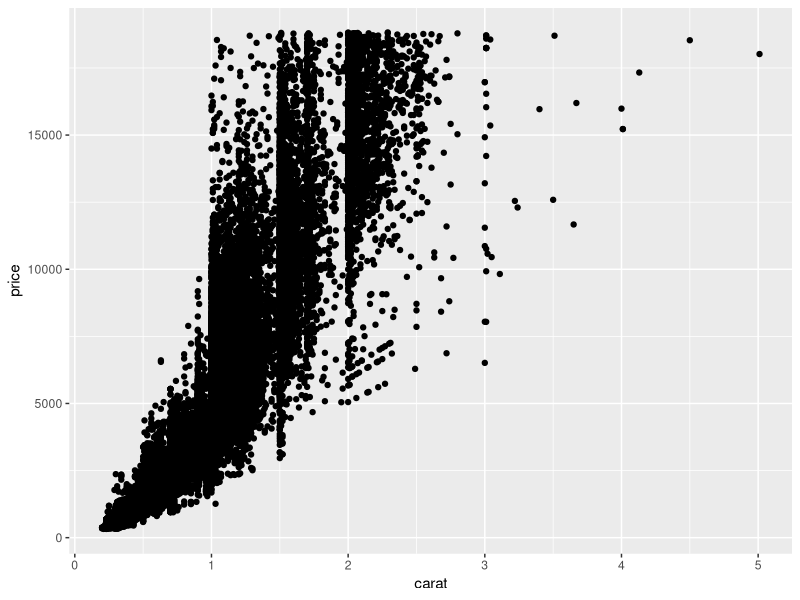
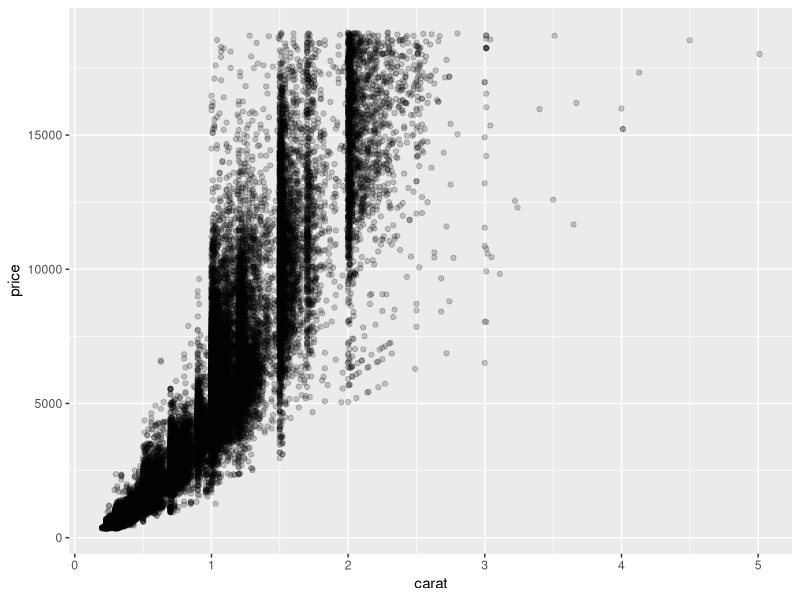
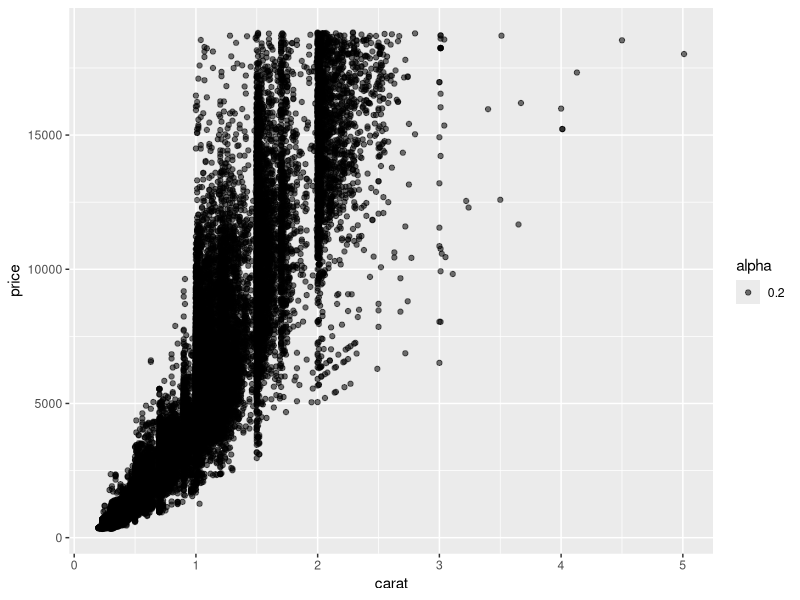
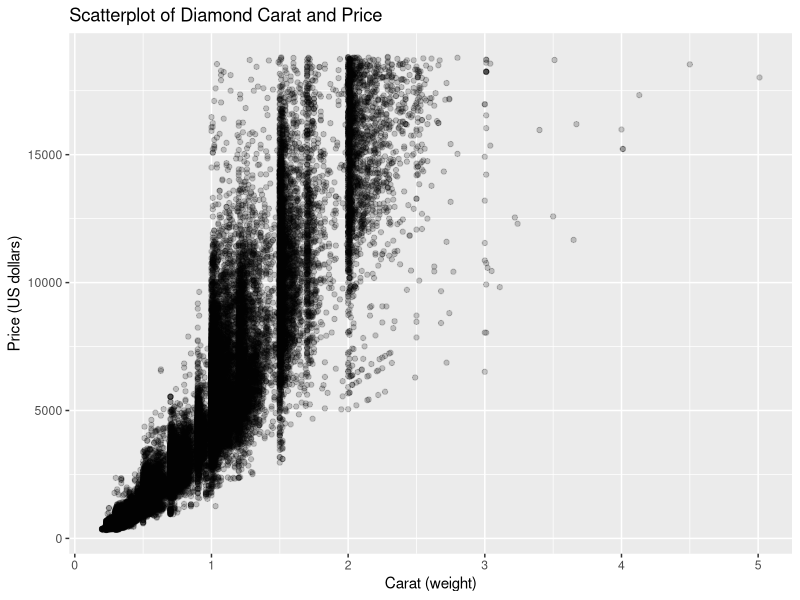
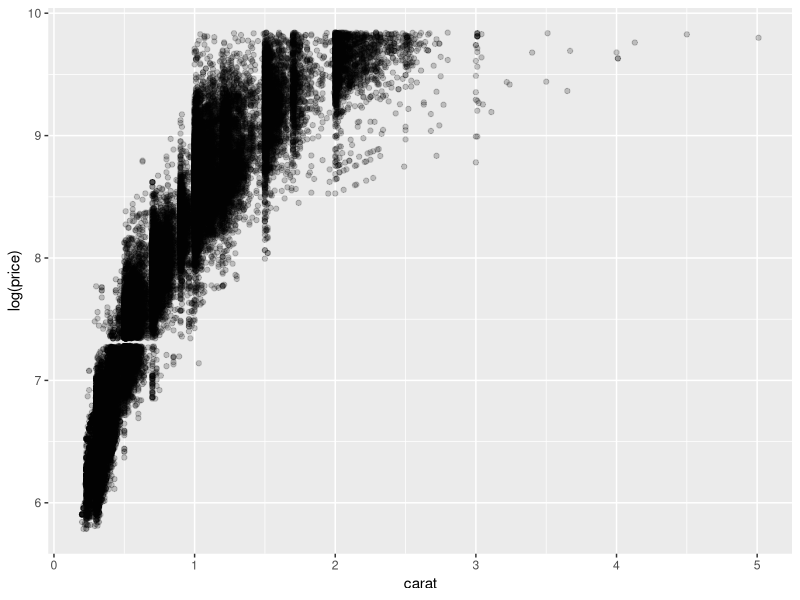
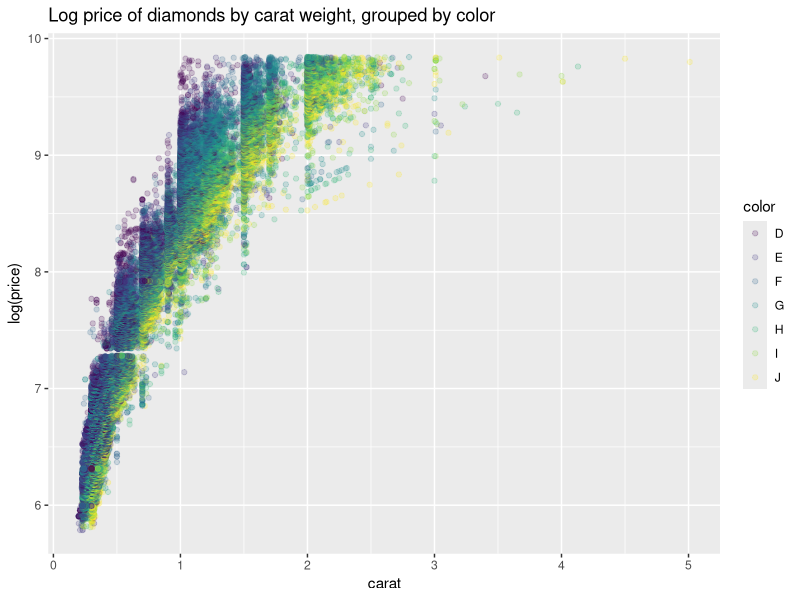
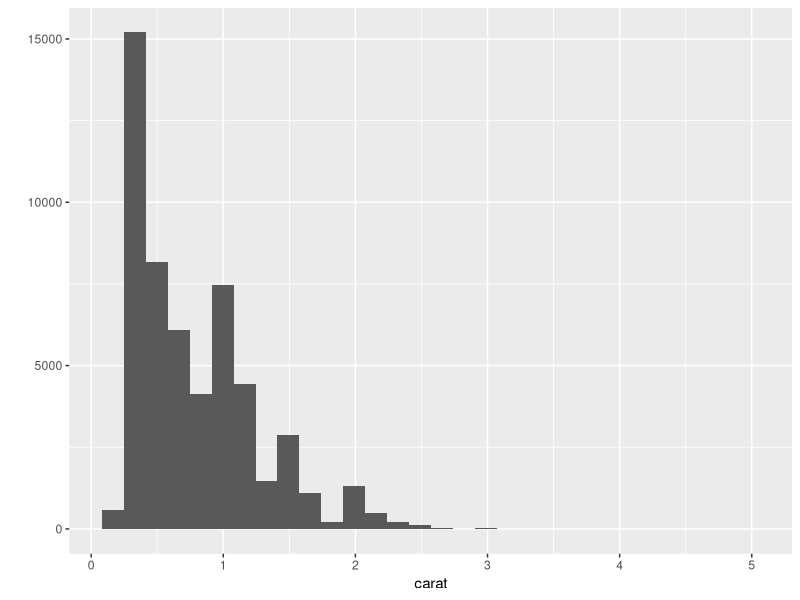
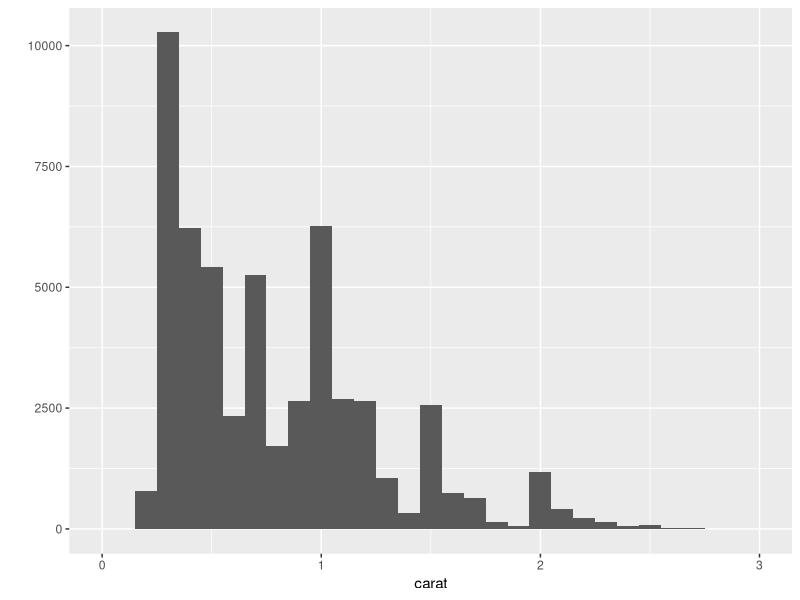

Write the R code that produced these figures, in order.

### Setting up to use diamonds data set ### 

# Load ggplot2 package
library(ggplot2)
# Load diamonds data, comes with the ggplot2 package
data(diamonds)

# what does this data even look like?
# Lets look at the top few rows of the diamonds data frame
head(diamonds)
# look at the help file for variable descriptions
?diamonds


### Scatterplots with qplot() using geom="point" ###

# look at the relationship between carat and price of a diamond
qplot(carat, price, geom="point", data=diamonds)

# make points semi transparent
qplot(carat, price, geom="point", data=diamonds,  alpha=I(.2))
# note that if we dont use the I() function it creates an unwanted legend
qplot(carat, price, geom="point", data=diamonds,  alpha=.2)

# add a title and axis labels
qplot(carat, price, geom="point", data=diamonds,  alpha=I(.2),
      xlab="Carat (weight)", ylab="Price (US dollars)",
      main="Scatterplot of Diamond Carat and Price")

# can easily change the scale of one axis directly in the qplot statement
#   Lets plot the log transformed price vs carat weight
qplot(carat, log(price), geom="point", data=diamonds,  alpha=I(.2))

# we can also color the points by a grouping variable (diamond color rating) from the data set
#  Note: "colour=" is the option statement and "color" is a variable name
qplot(carat, log(price), geom="point", data=diamonds,
      alpha=I(.2), colour=color, main="Log price of diamonds by carat weight, grouped by color")

### Histograms with qplot() using geom="histogram" ###

# Look at the distribution of carat weights
qplot(carat, geom="histogram", data=diamonds)

# Set the binwidth and change the range
qplot(carat, geom="histogram", data=diamonds, binwidth=.1, xlim=c(0,3))

# facet by variable cut
qplot(carat, geom="histogram", data=diamonds, binwidth=.2,
      facets= . ~ cut )

# color the bars by variable of diamond color rating
qplot(carat, geom="histogram", data=diamonds, binwidth=.2, fill=color)


### Boxplots with qplot() using geom="boxplot" ###

#side by side boxplot of diamond prices within cut groupings
qplot(cut, price, geom="boxplot", data=diamonds)

#Add a layer: overlay points onto the boxplot
qplot(cut, price, geom="boxplot", data=diamonds) + geom_point()
#Doesnt look like much with them all overlapping on the line
# So, lets jitter the points and make them transparent
qplot(cut, price, geom="boxplot", data=diamonds) + geom_jitter(alpha=I(.05))
plot1 <- qplot(cut, price, geom="boxplot", data=diamonds)
plot1 +  geom_jitter(alpha=I(.05))

# Can transform the scales here as well and add a title
qplot(cut, log(price), geom="boxplot", data=diamonds,
      main="Boxplots of log Diamond Prices Grouped by Cut Quality") +
  geom_jitter(alpha=I(.05))
